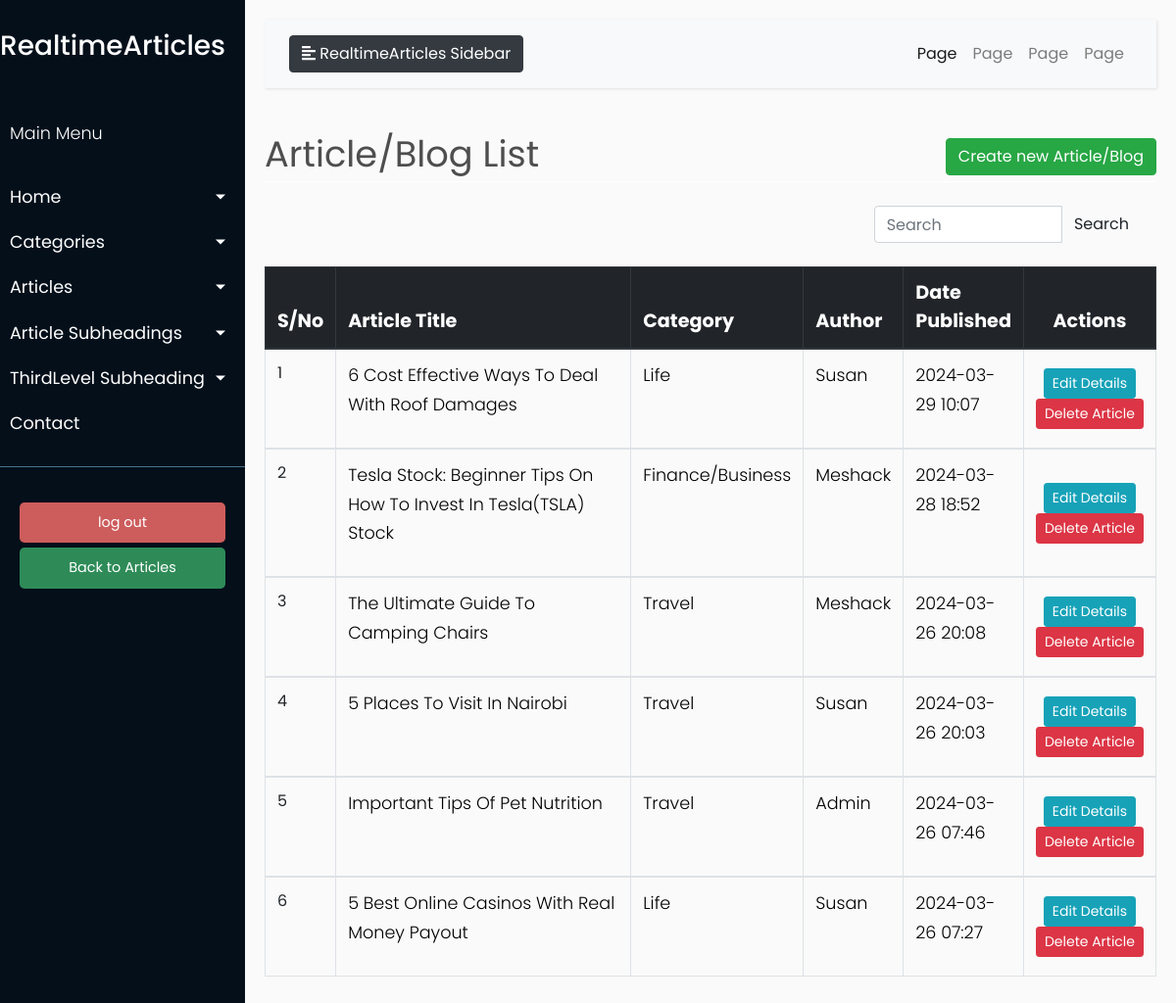
The app's page /article_list (signed in), older data.
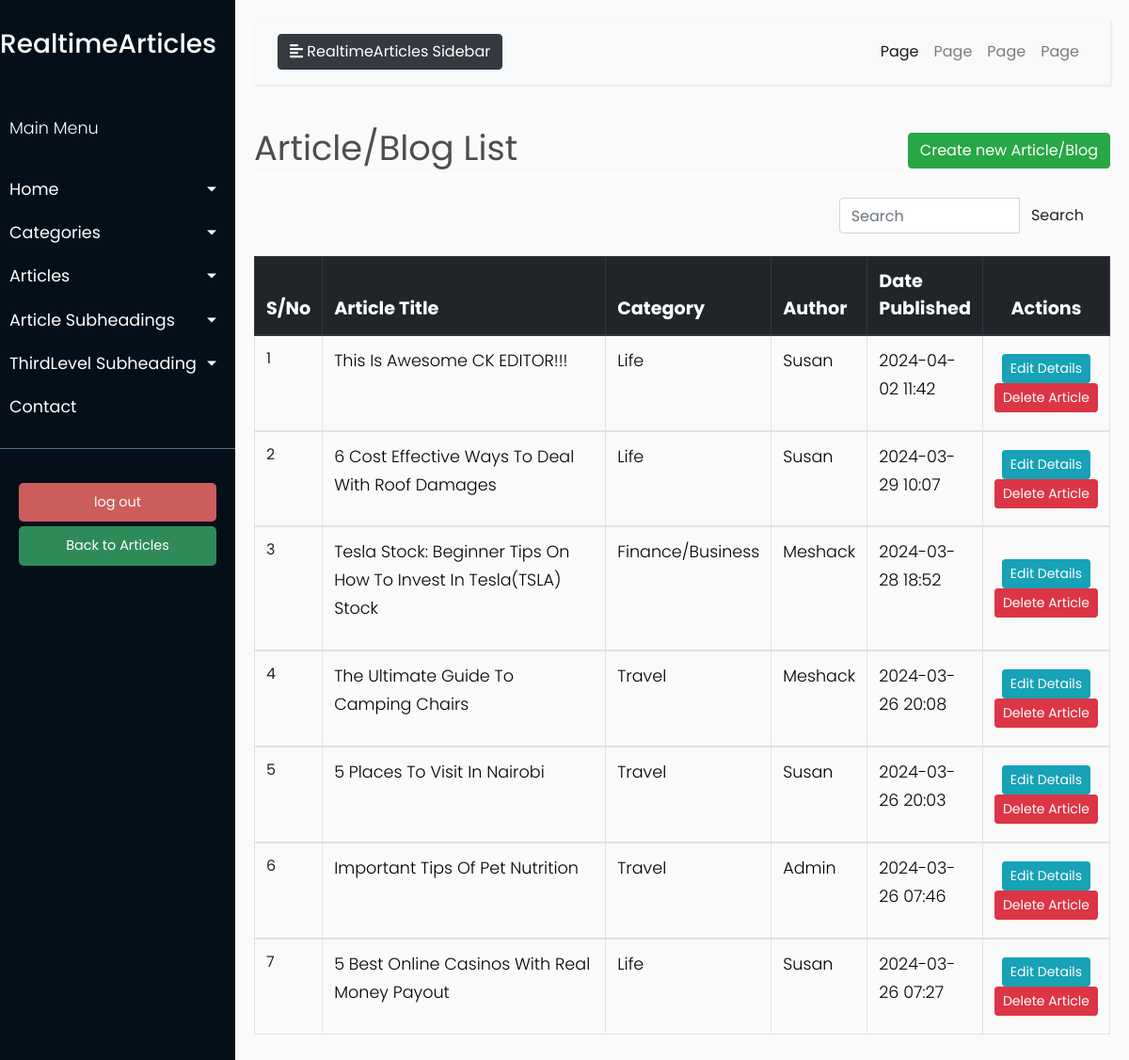
The same page, newer data.
### models/models.py (models this page shows, shortened)
class Article(db.Model):
    __tablename__ = 'article'
    id = db.Column(db.Integer, primary_key=True)
    main_title = db.Column(db.String(100), nullable=False)
    main_content = db.Column(db.Text, nullable=True)
    date_published = db.Column(db.DateTime, default=datetime.utcnow)
    author_id = db.Column(db.Integer, db.ForeignKey('user.id'), nullable=False)
    category_id = db.Column(db.Integer, db.ForeignKey('category.id'), nullable=False)
    main_image = db.Column(db.String(100), nullable=True)  # Path to main image
    subheadings = db.relationship('Subheading', backref='article', lazy=True)
    category = db.relationship('Category', backref='articles')

### blueprints/article.py (the view)
@article.route('/article_list')
@login_required
def article_list():
    title = 'Article/Blog List'
    articles = Article.query.order_by(Article.date_published.desc()).all()
    for article in articles:
        category = Category.query.get(article.category_id)
        author = User.query.get(article.author_id)
        article.category_name = category.name if category else 'N/A'
        article.author_name = author.username if author else 'N/A'
        words = article.main_content.split()  # Split content into words
        if len(words) > 50:
            article.main_content = ' '.join(words[:50]) + '...'  # Join first 50 words
    return render_template('admin/articles/article_list.html', title=title,
                           articles=articles)

### app.py (called while the page is built)
@login.user_loader
def load_user(user_id):
    return User.query.get(int(user_id))

### templates/admin/articles/article_list.html (shortened to what this page needs)
{% extends "admin/base.html" %}
{% block content %}
    <div class="row" style="color: #4e4e4e; font-style: bold; font-size: 2.3rem; ">
        <div class="col-md-8">{{ title }}</div>
        <div class="col-md-4">
            <div class="float-md-right">
                <a class="btn btn-success" href="{{ url_for('article.create_article') }}">Create new Article/Blog</a>
            </div>
        </div>
    </div>
    <div style="border-bottom: 1px solid white;"></div>
    <br>
    <table class="table table-css table-bordered table-hover">
        <div class="container">
            <div class="row justify-content-end">
                <div class="col-md-4">
                    <form method="get" class="search-form">
                        <div class="input-group">
                            <input type="text" class="form-control" placeholder="Search" aria-label="Search"
                                   aria-describedby="button-addon2">
                            <div class="input-group-append">
                                <button class="btn btn-pink" type="submit" id="button-addon2">Search</button>
                            </div>
                        </div>
                    </form>
                </div>
            </div>
        </div>
        <br>
        <thead class="thead-dark align-middle">
        <tr style="background-color: #343a40; font-size: 1.2rem; color: white; text-transform: capitalize; height: 40px">
            <th width="5%">S/No</th>
            <th width="40%">Article Title</th>
            <th width="10%">Category</th>
            <th width="10%">Author</th>
            <th width="10%">Date Published</th>
            <th style="text-align: center">Actions</th>
        </tr>
        </thead>
        {% if articles %}
            {% for article in articles %}
                <tbody>
                <tr>
                    <td>{{ loop.index }}</td>
                    <td>
                        <p style="text-transform: capitalize; color:black">{{ article.main_title }} </p>
                    </td>
                    <td>
                        <p style="text-transform: capitalize; color:black">{{ article.category_name }} </p>
                    </td>
                    <td>
                        <p style="text-transform: capitalize; color:black">{{ article.author_name }} </p>
                    </td>
                    <td>
                        <p style="text-transform: capitalize; color:black">{{ article.date_published.strftime('%Y-%m-%d %H:%M') }}</p>
                    </td>
                    <td class="align-middle  text-center">
                        <div class="d-inline-block align-middle">
                            <a href="{{ url_for('article.update_article', article_id = article.id) }}" class="btn btn-info btn-sm">Edit
                                Details</a>
                            <a href="{{ url_for('article.delete_article', article_id = article.id) }}" class="btn btn-danger btn-sm"> Delete
                                Article </a>
                        </div>
                    </td>
                </tr>
                </tbody>
            {% endfor %}
        {% endif %}
    </table>
{% endblock content %}

### templates/admin/base.html (shortened to what this page needs)
<!DOCTYPE html>
<html lang="en">
<head>
    <link href="https://stackpath.bootstrapcdn.com/bootstrap/4.3.1/css/bootstrap.min.css" rel="stylesheet">
    <link rel="stylesheet" href="https://stackpath.bootstrapcdn.com/bootstrap/4.1.0/css/bootstrap.min.css"
>
    <link rel="stylesheet" href="/static/css/admin_css/style.css">
</head>
<body>
<div class="wrapper">
    <nav id="sidebar">
        <div class="sidebar-header">
            <a href="{{ url_for('home.index') }}"><h3> RealtimeArticles </h3></a>
        </div>
        <ul class="list-unstyled components">
            <p>Main Menu</p>
            <li>
                <a href="#homeSubmenu" data-toggle="collapse" aria-expanded="false" class="dropdown-toggle">Home</a>
            </li>
            <li>
                <a href="#CategorySubmenu" data-toggle="collapse" aria-expanded="false" class="dropdown-toggle">Categories</a>
            </li>
            <li>
                <a href="#ArticleSubmenu" data-toggle="collapse" aria-expanded="false"
                   class="dropdown-toggle">Articles</a>
            </li>
            <li>
                <a href="#SubheadingSubmenu" data-toggle="collapse" aria-expanded="false" class="dropdown-toggle">Article
                    Subheadings</a>
            </li>
            <li>
                <a href="#ThirdlevelSubmenu" data-toggle="collapse" aria-expanded="false" class="dropdown-toggle">ThirdLevel
                    Subheading</a>
            </li>
            <li>
                <a href="#">Contact</a>
            </li>
        </ul>
        <ul class="list-unstyled CTAs">
            <li>
                <a href="{{ url_for('user.logout') }}" class="download">log out</a>
            </li>
            <li>
                <a href="{{ url_for('home.index') }}" class="article">Back to Articles</a>
            </li>
        </ul>
    </nav>
    <div id="content">
        <nav class="navbar navbar-expand-lg navbar-light bg-light">
            <div class="container-fluid">
                <button type="button" id="sidebarCollapse" class="btn btn-dark">
                    <i class="fas fa-align-left"></i>
                    <span>RealtimeArticles Sidebar</span>
                </button>
                <div class="collapse navbar-collapse" id="navbarSupportedContent">
                    <ul class="nav navbar-nav ml-auto">
                        <li class="nav-item active">
                            <a class="nav-link" href="#">Page</a>
                        </li>
                        <li class="nav-item">
                            <a class="nav-link" href="#">Page</a>
                        </li>
                        <li class="nav-item">
                            <a class="nav-link" href="#">Page</a>
                        </li>
                        <li class="nav-item">
                            <a class="nav-link" href="#">Page</a>
                        </li>
                    </ul>
                </div>
            </div>
        </nav>
        {% block content %}
        {% endblock content %}
    </div>
</div>
</body>
</html>

### static/css/admin_css/style.css (style rules this page uses)
body { font-family: 'Poppins', sans-serif; background: #fafafa; }
p { font-family: 'Poppins', sans-serif; font-size: 1.1em; font-weight: 300; line-height: 1.7em; color: #999; }
a, a:hover, a:focus { color: inherit; text-decoration: none; transition: all 0.3s; }
.navbar { padding: 15px 10px; background: #fff; border: none; border-radius: 0; margin-bottom: 40px; box-shadow: 1px 1px 3px rgba(0, 0, 0, 0.1); }
.wrapper { display: flex; width: 100%; align-items: stretch; }
#sidebar { min-width: 250px; max-width: 250px; background: #040f1a; color: #fff; transition: all 0.3s; }
#sidebar .sidebar-header { padding-top: 30px; padding-bottom: 20px; background: #040f1a; }
#sidebar ul.components { padding: 20px 0; border-bottom: 1px solid #47748b; }
#sidebar ul p { color: #fff; padding: 10px; }
#sidebar ul li a { padding: 10px; font-size: 1.1em; display: block; }
a[data-toggle="collapse"] { position: relative; }
.dropdown-toggle::after { display: block; position: absolute; top: 50%; right: 20px; transform: translateY(-50%); }
ul.CTAs { padding: 20px; }
ul.CTAs a { text-align: center; font-size: 0.9em !important; display: block; border-radius: 5px; margin-bottom: 5px; }
a.download { background: indianred; color: #FFFFFF; }
a.article { background: seagreen; color: white; }
#content { width: 100%; padding: 20px; min-height: 100vh; transition: all 0.3s; }

Row changes from the older to the newer data that the page shows:
added Article: main_title "This Is Awesome CK EDITOR!!!", category_name "Life", author_name "Susan", date_published "2024-04-02 11:42"
